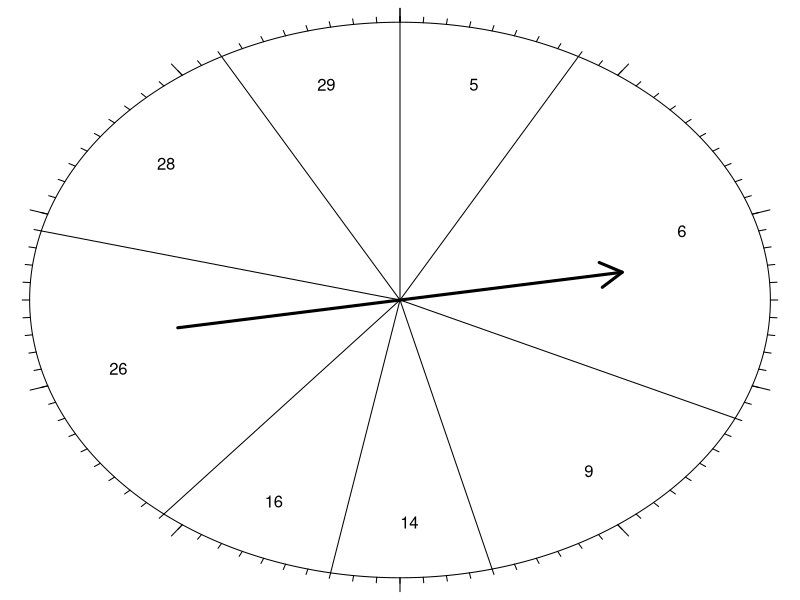

The R script that drew this image:
## ---- chunk 1
while(T){
    n = 8 #sample(5:8,1)
    x = c(5,6,9,14,16,26,28,29) #sort(sample(1:30,n))
    l = c(0.08, 0.32, 0.46, 0.53, 0.61, 0.79, 0.92, 1) #sort(round(runif(n-1,0,1),2))
    breaks = c(0,l,1)
    p = round(breaks[2:(n+1)]-breaks[1:n],2)
    mu = sum(p*x)
    sig = sqrt(sum(p*(x-mu)^2))
    # the following requirements add considerable time...
    if(sum(p)==1 & sum(p>0.05)==n & as.integer(mu)==mu){
        break
    }
}

s = ''
for(i in 1:n){
    s = paste(s,'|',x[i],'|',p[i],'|\n')
}

c3 = x*p
c4 = x-mu
c5 = (x-mu)^2
c6 = p*(x-mu)^2

s2 = ''
for(i in 1:n){
    s2 = paste(s2,'|',x[i],'|',p[i],'|',c3[i],'|',c4[i],'|',c5[i],'|',c6[i],'|')
    if(i < n){
        s2 = paste(s2,'\n')
    }
}

exact = 2 #sample(1:n,1)
xex = x[exact]
two = c(4,8) #sort(sample(1:n,2))
ptwo = sum(p[two])
if(n==3){
  atlm = 2
} else {
  atlm = 5 #sample(2:(n-1),size=1)
}
xatlm = x[atlm]
atl = T #sample(c(T,F),1)
if(atl){
  word = "least"
  patlm = sum(p[atlm:n])
  sym = "\\ge"
} else {
  word = "most"
  patlm = sum(p[1:atlm])
  sym = "\\le"
}

mydf = data.frame(x,p)
colnames(mydf) = c("x","P[x]")
write.csv(mydf,"probdist.csv",row.names=F)
## ---- chunk 2
theta = seq(0,2*pi,length.out=1000)
par(mar=c(0,0,0,0))
plot(sin(theta),cos(theta),type="l",ann=F,axes=F)
for(i in 1:length(p)){
  lines(c(0,sin(breaks[i+1]*2*pi)),c(0,cos(breaks[i+1]*2*pi)))
  thetaText = 2*pi*(breaks[i+1]+breaks[i])/2
  text(0.8*sin(thetaText),0.8*cos(thetaText),x[i])
}
arrows(-0.6,-0.1,0.6,0.1,lwd=3)
for(perc in seq(0,1,0.1)){
  the = perc*2*pi
  lines(c(1,1.05)*sin(the),c(1,1.05)*cos(the))
}
for(perc in seq(0,1,0.01)){
  the = perc*2*pi
  lines(c(1,1.02)*sin(the),c(1,1.02)*cos(the))
}

mydf = data.frame(x,p)
colnames(mydf) = c("$x$","$\\mathbb{P}[x]$")

## ---- chunk 3
knitr::kable(mydf,format="html",table.attr='class="bordered-table"', align = "cc",row.names=F)
## ---- chunk 4
s3 = '\\begin{center}\n\\begin{tabular}{|c|c|c|c|c|c|} \\hline\n'
s3 = paste(s3, "$x$ & $\\mathbb{P}[x]$ & $x\\cdot\\mathbb{P}[x]$ & $x-\\mu$ & $(x-\\mu)^2$ & $(x-\\mu)^2 \\cdot \\mathbb{P}[x]$ \\\\ \\hline\n")
for(i in 1:n){
    s3 = paste(s3,x[i],'&',p[i],'&',c3[i],'&',c4[i],'&',c5[i],'&',c6[i],'\\\\')
    if(i < n){
        s3 = paste(s3,'\n')
    }
}
s3 = paste(s3, '\\hline\n')
s3 = paste(s3, "& & $\\sum x \\cdot \\mathbb{P}[x]=",mu,"$& & & $\\sigma^2 =",sum(c6),"$ \\\\ \\hline\n")
s3 = paste(s3, "& & $\\mu=",mu,"$& & & $\\sigma =",sig,"$ \\\\ \\hline\n")
s3 = paste(s3,"\\end{tabular}\n\\end{center}",sep="")

mydf2 = data.frame(x,p,c3,c4,c5,c6)
colnames(mydf2) = c("$x$","$\\mathbb{P}[x]$","$x\\cdot\\mathbb{P}[x]$",
                    "$x-\\mu$","$(x-\\mu)^2$","$(x-\\mu)^2 \\cdot \\mathbb{P}[x]$")
## ---- chunk 5
mydf2 = type.convert(mydf2, as.is = TRUE)
mydf2 = rbind(mydf2,rep("",6))
mydf2 = rbind(mydf2,c("","",
                      sprintf("$\\sum x \\cdot \\mathbb{P}[x]=%.2f$",mu),"","",
                      sprintf("$\\sigma^2=%.2f$",sum(c6))))
mydf2 = rbind(mydf2,c("","",
                      sprintf("$\\mu = %.2f$",mu),"","",
                      sprintf("$\\sigma=%.2f$",sig)))
knitr::kable(mydf2,format="html",table.attr='class="bordered-table"', align = "cccccc",row.names=F)
